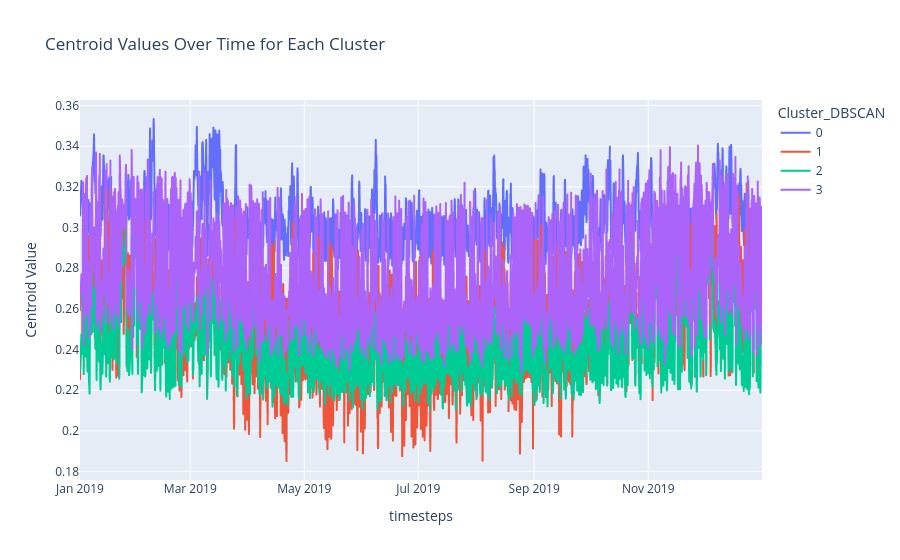

This figure's notebook cell:
### Code cell
import plotly.express as px

# Convert to DataFrame if not already
cluster_df = cluster_summary.T  # Transpose to have time as index

# Plot interactive line plot with Plotly
fig = px.line(cluster_df, title="Centroid Values Over Time for Each Cluster", labels={'index': 'Time', 'value': 'Centroid Value'})
fig.show()

### Figure 1 — Plotly figure (JSON) as saved in the notebook; plotly's stock layout.template omitted (floating-point values rounded to 4 significant figures; data arrays with more than 128 entries replaced by an {"elided": "..."} marker saying what was removed)
{"data": [{"hovertemplate": "Cluster_DBSCAN=0<br>timesteps=%{x}<br>Centroid Value=%{y}<extra></extra>", "legendgroup": "0", "line": {"color": "#636efa", "dash": "solid"}, "marker": {"symbol": "circle"}, "mode": "lines", "name": "0", "showlegend": true, "type": "scattergl", "x": {"elided": "2920 str values"}, "xaxis": "x", "y": {"elided": "2920 float values"}, "yaxis": "y"}, {"hovertemplate": "Cluster_DBSCAN=1<br>timesteps=%{x}<br>Centroid Value=%{y}<extra></extra>", "legendgroup": "1", "line": {"color": "#EF553B", "dash": "solid"}, "marker": {"symbol": "circle"}, "mode": "lines", "name": "1", "showlegend": true, "type": "scattergl", "x": {"elided": "2920 str values"}, "xaxis": "x", "y": {"elided": "2920 float values"}, "yaxis": "y"}, {"hovertemplate": "Cluster_DBSCAN=2<br>timesteps=%{x}<br>Centroid Value=%{y}<extra></extra>", "legendgroup": "2", "line": {"color": "#00cc96", "dash": "solid"}, "marker": {"symbol": "circle"}, "mode": "lines", "name": "2", "showlegend": true, "type": "scattergl", "x": {"elided": "2920 str values"}, "xaxis": "x", "y": {"elided": "2920 float values"}, "yaxis": "y"}, {"hovertemplate": "Cluster_DBSCAN=3<br>timesteps=%{x}<br>Centroid Value=%{y}<extra></extra>", "legendgroup": "3", "line": {"color": "#ab63fa", "dash": "solid"}, "marker": {"symbol": "circle"}, "mode": "lines", "name": "3", "showlegend": true, "type": "scattergl", "x": {"elided": "2920 str values"}, "xaxis": "x", "y": {"elided": "2920 float values"}, "yaxis": "y"}], "layout": {"legend": {"title": {"text": "Cluster_DBSCAN"}, "tracegroupgap": 0}, "title": {"text": "Centroid Values Over Time for Each Cluster"}, "xaxis": {"anchor": "y", "domain": [0, 1], "title": {"text": "timesteps"}}, "yaxis": {"anchor": "x", "domain": [0, 1], "title": {"text": "Centroid Value"}}}}
